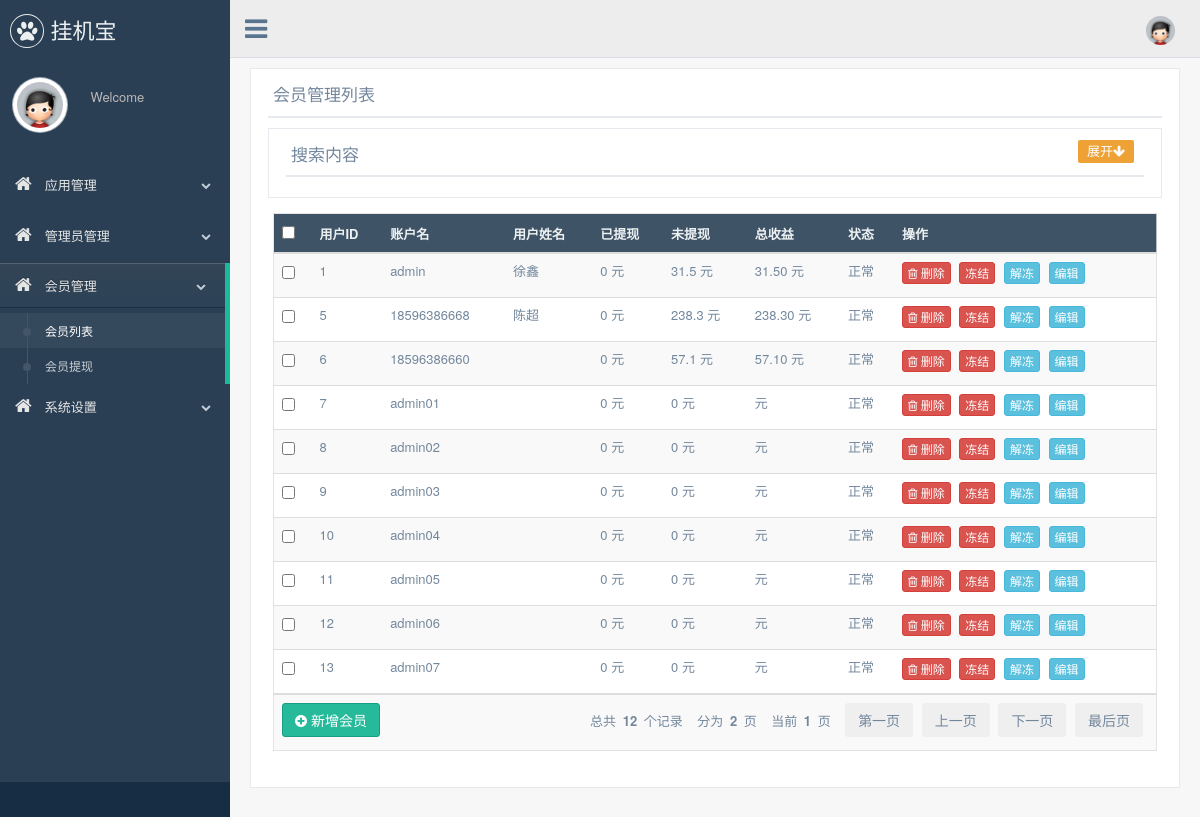
The page /back-end/memberlist.php on the database its author committed.
### tables this page shows
CREATE TABLE `users` (
  `id` int(6) NOT NULL AUTO_INCREMENT,
  `username` varchar(20) NOT NULL,
  `password` varchar(25) NOT NULL,
  `idcard` char(18) DEFAULT NULL,
  `alipayaccount` varchar(30) DEFAULT NULL,
  `alipayname` varchar(15) DEFAULT NULL,
  `bankaccount` char(19) DEFAULT NULL,
  `bankplace` varchar(25) DEFAULT NULL,
  `token` char(32) DEFAULT NULL,
  `state` int(1) NOT NULL DEFAULT '1',
  PRIMARY KEY (`id`)
);

### back-end/memberlist.php (the view, shortened to what this page needs)
<!DOCTYPE html>
<html lang="en">
<head>
    <link href="bootstrap/css/bootstrap.min.css" rel="stylesheet">
    <link href="font-awesome/css/font-awesome.min.css" rel="stylesheet">
    <link href="new_admin/vendors/nprogress/nprogress.css" rel="stylesheet">
    <link href="new_admin/vendors/iCheck/green.css" rel="stylesheet">
    <link href="new_admin/builde/css/custom.min.css" rel="stylesheet">
</head>
<body class="nav-md">
    <div class="container body">
        <div class="main_container">
            <div class="col-md-3 left_col">
                <div class="left_col scroll-view">
                    <div class="navbar nav_title" style="border: 0;">
                        <a href="index.html" class="site_title"><i class="fa fa-paw"></i> <span>挂机宝</span></a>
                    </div>
                    <div class="profile clearfix">
                        <div class="profile_pic">
                            <img src="img/noavatar_middle.gif" alt="..." class="img-circle profile_img">
                        </div>
                        <div class="profile_info">
                            <span>Welcome </span>
                        </div>
                    </div>
                    <br />
                    <div id="sidebar-menu" class="main_menu_side hidden-print main_menu">
                        <div class="menu_section">
                            <ul class="nav side-menu">
                                <li><a><i class="fa fa-home"></i> 应用管理 <span class="fa fa-chevron-down"></span></a>
                                </li>
                                <li><a><i class="fa fa-home"></i> 管理员管理 <span class="fa fa-chevron-down"></span></a>
                                </li>
                                <li><a><i class="fa fa-home"></i> 会员管理 <span class="fa fa-chevron-down"></span></a>
                                    <ul class="nav child_menu">
                                        <li><a href="memberlist.php">
                                                会员列表 </a></li>
                                        <li><a href="withdraw.php">
                                                会员提现 </a></li>
                                    </ul>
                                </li>
                                <li><a><i class="fa fa-home"></i> 系统设置 <span class="fa fa-chevron-down"></span></a>
                                </li>
                            </ul>
                        </div>
                    </div>
                    <div class="sidebar-footer hidden-small">
                        <a data-toggle="tooltip" data-placement="top" title="Settings">
                            <span class="glyphicon glyphicon-cog" aria-hidden="true"></span>
                        </a>
                        <a data-toggle="tooltip" data-placement="top" title="FullScreen">
                            <span class="glyphicon glyphicon-fullscreen" aria-hidden="true"></span>
                        </a>
                        <a data-toggle="tooltip" data-placement="top" title="Lock">
                            <span class="glyphicon glyphicon-eye-close" aria-hidden="true"></span>
                        </a>
                        <a data-toggle="tooltip" data-placement="top" title="Logout" href="#" onclick="app.logout()">
                            <span class="glyphicon glyphicon-off" aria-hidden="true"></span>
                        </a>
                    </div>
                </div>
            </div>
            <div class="top_nav">
                <div class="nav_menu">
                    <nav>
                        <div class="nav toggle">
                            <a id="menu_toggle"><i class="fa fa-bars"></i></a>
                        </div>
                        <ul class="nav navbar-nav navbar-right">
                            <li class="">
                                <a href="javascript:;" class="user-profile dropdown-toggle" data-toggle="dropdown"
                                    aria-expanded="false">
                                    <img src="img/noavatar_middle.gif" alt=""><span id="usernamedis"> <span class=" fa fa-angle-down"></span>
                                </a>
                            </li>
                        </ul>
                    </nav>
                </div>
            </div>
            <div class="right_col" role="main">
                <div class="row">
                <div class="col-md-12 col-sm-12 col-xs-12">
                    <div class="x_panel">
                        <div class="x_title">
                            <h2>会员管理列表
                            </h2>
                            <div class="clearfix"></div>
                        </div>
                        <div class="x_panel" >
                            <div class="x_title">
                                <h2>搜索内容
                                </h2>
                                <span style="float: right;color: white" class="tags_new tag-warning" onclick="isHidden(this)">展开<i class="fa fa-arrow-down"></i>                                </span>
                                <div class="clearfix"></div>
                            </div>
                        </div>
                        <div class="x_content">
                            <div class="table-responsive" id="listDiv">
                                <table class="table table-striped jambo_table bulk_action">
                                    <thead>
                                    <tr class="headings">
                                        <th>
                                            <input type="checkbox" id="check-all" class="flat">
                                        </th>
                                        <th class="column-title">用户ID</th>
                                        <th class="column-title">账户名</th>
                                        <th class="column-title">用户姓名</th>
                                        <th class="column-title">已提现</th>
                                        <th class="column-title">未提现</th>
                                        <th class="column-title">总收益</th>
                                        <th class="column-title">状态</th>
                                        <th class="column-title">操作</th>
                                    </tr>
                                    </thead>
                                    <tbody>
                                    <?php
                                    include('../api/connect.php');
                                    if (empty($_GET['page'])) {
                                        $page='1';
                                    } else {
                                        $page=$_GET['page'];
                                    }
                                    $page=($page-1)*10;
                                        $sql ="select count(*) c from users";
                                        $res = $mysqli->query($sql);
                                        $row= $res->fetch_assoc();
                                        $count=$row['c'];
                                        $sql = "select * from users order by id  limit $page,10;";
                                        $res = $mysqli->query($sql);
                                        while ($row= $res->fetch_assoc()) {
                                            $username=$row['username'];
                                            $sqltmp="select sum(price) price from commission_record where username='$username'";
                                            $restmp= $mysqli->query($sqltmp);
                                            $rowtmp=$restmp->fetch_assoc();
                                            $amount=$rowtmp['price'];
                                            $sqltmp="select sum(amount) amount from withdraw_record where username='$username' and state=1";
                                            $restmp= $mysqli->query($sqltmp);
                                            $rowtmp=$restmp->fetch_assoc();
                                            $withdrawed=$rowtmp['amount'];
                                            if(!$withdrawed){
                                                $withdrawed=0;
                                            }
                                            ?>
                                    <tr class="even pointer">
                                            <td class="a-center ">
                                                <input type="checkbox" class="flat" name="table_records"
                                                       value="<?php echo $row['id'] ?>">
                                            </td>
                                            <td><?php echo $row['id'] ?></td>
                                            <td><?php echo $row['username'] ?></td>
                                            <td><?php echo $row['alipayname'] ?></td>
                                            <td><?php echo $withdrawed ?>                                                元                                            </td>
                                            <td><?php echo $amount-$withdrawed ?>                                                元                                            </td>
                                            <td><?php echo $amount ?>                                               元                                            </td>
                                            <td><?php if($row['state']=='1')
                                            echo "正常";
                                            else
                                            echo "被冻结" ?></td>
                                            <td>
                                                <a href="javaScript:;" data-id='<?php echo $row['id']?>'
                                                   onclick="deletem(this)" class="btn btn-danger btn-xs"><i
                                                        class="fa fa-trash-o"></i> 删除 </a>
                                                <a href="javaScript:;" data-id="<?php echo $row['id']?>"
                                                onclick="dongjie(this)" class="btn btn-danger btn-xs">
                                                冻结
                                                </a>
                                                <a href="javaScript:;" data-id="<?php echo $row['id']?>"
                                                onclick="jiedong(this)" class="btn btn-info btn-xs">
                                                解冻
                                                </a>
                                                <a href="editmember.php?id=<?php echo $row['id']?>" class="btn btn-info btn-xs">
                                                编辑
                                                </a>
                                            </td>
                                        </tr>
                                        <?php
                                        }
                                        ?>
                                         </tbody>
                                    <tr>
                                        <td colspan="13">
                                            <a href='addmem.php'>
                                                <button type="button" class="btn btn-success"><i
                                                        class="fa fa-plus-circle"></i> 新增会员
                                                </button>
                                            </a>
                                            <div class="f-right"style="float: right" id="page_go_url" data-url="/Admin/members/memberList">
    总共<span style="font-weight:bold;margin:3px 3px 3px 3px;"> <?php echo $count ?> </span>个记录&nbsp;&nbsp;&nbsp;
    分为<span style="font-weight:bold;margin: 3px 3px 3px 3px;"> <?php echo (int)(($count-1)/10)+1 ?> </span>页&nbsp;&nbsp;&nbsp;
    当前<span style="font-weight:bold;margin: 3px 3px 3px 3px;"> <?php echo $page/10+1?> </span>页&nbsp;&nbsp;&nbsp;
    <button type="button" class="btn btn-white" onclick="gotoPageFirst();">第一页
    </button>
    <button type="button" class="btn btn-white" onclick="gotoPagePrev();">上一页
    </button>
    <button type="button" class="btn btn-white" onclick="gotoPageNext();">
        下一页
    </button>
    <button type="button" class="btn btn-white" onclick="gotoPageLast();">
        最后页
    </button>
</div>
                                        </td>
                                    </tr>
                                </table>
                            </div>
                        </div>
                    </div>
                </div>
            </div>
                <br />
            </div>
        </div>
    </div>
</body>
</html>

### back-end/memberlist.php (style rules this page uses)
.tags_new { -webkit-border-radius:2px; display:block; float: left; padding: 5px 9px; margin-right: 5px; font-weight: 500; margin-bottom: 5px; font-family: Helvetica; line-height:1; color: white; }
.tag-warning { background: #eea236!important; }

### rows shown on the page
users: id "1", username "admin", alipayname "徐鑫", withdrawed "0", withdrawed "31.5", amount "31.50", state "正常"
users: id "5", username "18596386668", alipayname "陈超", withdrawed "0", withdrawed "238.3", amount "238.30", state "正常"
users: id "6", username "18596386660", withdrawed "0", withdrawed "57.1", amount "57.10", state "正常"
users: id "7", username "admin01", withdrawed "0", state "正常"
users: id "8", username "admin02", withdrawed "0", state "正常"
users: id "9", username "admin03", withdrawed "0", state "正常"
users: id "10", username "admin04", withdrawed "0", state "正常"
users: id "11", username "admin05", withdrawed "0", state "正常"
users: id "12", username "admin06", withdrawed "0", state "正常"
users: id "13", username "admin07", withdrawed "0", state "正常"

### other values the page prints
$count "12"
$page/10+1 "1"
